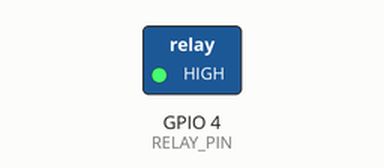
The sketch below on a simulated ESP8266 (NodeMCU). On the bench: switched loads named in the sketch (green lamp = pin HIGH). WiFi joins after 1.5 s; servers stay silent unless stated; the local clock reads 2024-03-15 10:24:30 at power-on unless the sketch sets it; not simulated (calls return 0 or success): wifi-credentials.h; what the sketch prints to the serial monitor is not drawn.

Above: at 0.1 s.
At 0.6 s:
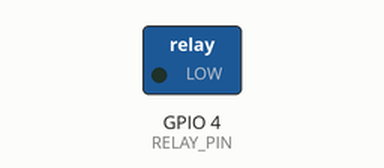
Timing chart, 0 to 2.1 s (numbered marks = the images above):
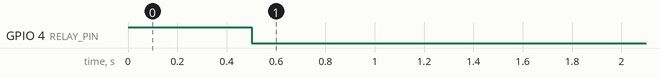

Measured:
- by itself, GPIO 4 (RELAY_PIN): HIGH → LOW at 0.50 s

The sketch:

esp32_lamp_controller.ino
```cpp
#include "RTClib.h"
#include <Wire.h>
#include "wiring_private.h"
#include "wifi-credentials.h"
#include "OTA.h"

#define I2C1_SDA1 8
#define I2C1_SCL1 9
#define I2C_FREQ 400000
#define RELAY_PIN 4

#define START_HOUR 8
#define FINISH_HOUR 22

RTC_DS3231 rtc;

char daysOfTheWeek[7][12] = {"Sunday", "Monday", "Tuesday", "Wednesday", "Thursday", "Friday", "Saturday"};


TwoWire I2C_1 = TwoWire(0);

int just_started=1;

void setup() {
  Serial.begin(9600);
  I2C_1.begin(I2C1_SDA1, I2C1_SCL1, I2C_FREQ);
  pinMode(RELAY_PIN, INPUT | OUTPUT_OPEN_DRAIN);
  digitalWrite(RELAY_PIN, HIGH);
  if (! rtc.begin(&I2C_1)) {
    Serial.println("Couldn't find RTC");
    Serial.flush();
    while (1) delay(10);
  }

  if (rtc.lostPower()) {
    Serial.println("RTC lost power, let's set the time!");
    rtc.adjust(DateTime(F(__DATE__), F(__TIME__)));
  }
}

void loop() {
  DateTime now = rtc.now();
  if(just_started == 1) {
    just_started = 0;
    if((now.hour() >= START_HOUR) && (now.hour() < FINISH_HOUR)) {
      delay(500);
      digitalWrite(RELAY_PIN, LOW);
    } else {
      delay(500);
      digitalWrite(RELAY_PIN, HIGH);
    }
    delay(500);
    setupOTA("NightModeLampController", myWifiSSID, myWifiPASSWORD);
  }
  else {
    #ifdef defined(ESP32_RTOS) && defined(ESP32)
    #else // If you do not use FreeRTOS, you have to regulary call the handle method.
      ArduinoOTA.handle();
    #endif
  }
  if((now.hour() >= START_HOUR) && (now.hour() < FINISH_HOUR)) {
    delay(500);
    digitalWrite(RELAY_PIN, LOW);
  } else {
    delay(500);
    digitalWrite(RELAY_PIN, HIGH);
  }
  delay(500);
}
```

OTA.h
```cpp
#ifdef ESP32
#include <WiFi.h>
#include <ESPmDNS.h>
#else
#include <ESP8266WiFi.h>
#include <ESP8266mDNS.h>
#endif

#include <WiFiUdp.h>
#include <ArduinoOTA.h>

#if defined(ESP32_RTOS) && defined(ESP32)
void ota_handle( void * parameter ) {
  for (;;) {
    ArduinoOTA.handle();
    delay(3500);
  }
}
#endif

void setupOTA(const char* nameprefix, const char* ssid, const char* password) {
  // Configure the hostname
  uint16_t maxlen = strlen(nameprefix) + 7;
  char *fullhostname = new char[maxlen];
  uint8_t mac[6];
  WiFi.macAddress(mac);
  snprintf(fullhostname, maxlen, "%s-%02x%02x%02x", nameprefix, mac[3], mac[4], mac[5]);
  ArduinoOTA.setHostname(fullhostname);
  delete[] fullhostname;

  // Configure and start the WiFi station
  WiFi.mode(WIFI_STA);
  WiFi.begin(ssid, password);

  // Wait for connection
  while (WiFi.waitForConnectResult() != WL_CONNECTED) {
    Serial.println("Connection Failed! Rebooting...");
    delay(5000);
    ESP.restart();
  }

  // Port defaults to 3232
  // ArduinoOTA.setPort(3232); // Use 8266 port if you are working in Sloeber IDE, it is fixed there and not adjustable

  // No authentication by default
  // ArduinoOTA.setPassword("admin");

  // Password can be set with it's md5 value as well
  // MD5(admin) = 21232f297a57a5a743894a0e4a801fc3
  // ArduinoOTA.setPasswordHash("21232f297a57a5a743894a0e4a801fc3");

  ArduinoOTA.onStart([]() {
	//NOTE: make .detach() here for all functions called by Ticker.h library - not to interrupt transfer process in any way.
    String type;
    if (ArduinoOTA.getCommand() == U_FLASH)
      type = "sketch";
    else // U_SPIFFS
      type = "filesystem";

    // NOTE: if updating SPIFFS this would be the place to unmount SPIFFS using SPIFFS.end()
    Serial.println("Start updating " + type);
  });

  ArduinoOTA.onEnd([]() {
    Serial.println("\nEnd");
  });

  ArduinoOTA.onProgress([](unsigned int progress, unsigned int total) {
    Serial.printf("Progress: %u%%\r", (progress / (total / 100)));
  });

  ArduinoOTA.onError([](ota_error_t error) {
    Serial.printf("Error[%u]: ", error);
    if (error == OTA_AUTH_ERROR) Serial.println("\nAuth Failed");
    else if (error == OTA_BEGIN_ERROR) Serial.println("\nBegin Failed");
    else if (error == OTA_CONNECT_ERROR) Serial.println("\nConnect Failed");
    else if (error == OTA_RECEIVE_ERROR) Serial.println("\nReceive Failed");
    else if (error == OTA_END_ERROR) Serial.println("\nEnd Failed");
  });

  ArduinoOTA.begin();

  Serial.println("OTA Initialized");
  Serial.print("IP address: ");
  Serial.println(WiFi.localIP());

#if defined(ESP32_RTOS) && defined(ESP32)
  xTaskCreate(
    ota_handle,          /* Task function. */
    "OTA_HANDLE",        /* String with name of task. */
    10000,            /* Stack size in bytes. */
    NULL,             /* Parameter passed as input of the task */
    1,                /* Priority of the task. */
    NULL);            /* Task handle. */
#endif
}
```
